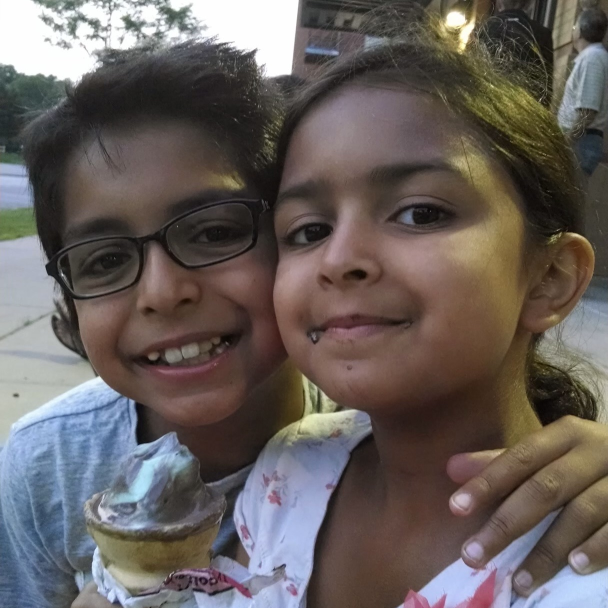
#> input picture RajAndSofiaTest.jpeg, 1216 x 1216 px, found by its file name (shown at 1/2 size)
$ python Complete.py
#> lines starting #> are read from the running program, lines starting #| are printed output that depends on the picture; long printed decimals are rounded
### watermark.py
import numpy as np

def generate(user, length):
    seed = sum(map(ord, user))
    rng = np.random.default_rng(seed)
    return rng.normal(0, 1, length)

def mid_frequency_coords(block_size, margin=5):
    center = block_size // 2
    coords = [
        (u, v) for u in range(block_size) for v in range(block_size)
        if margin < np.hypot(u - center, v - center) < center
    ]
    return coords

def embed(image, watermark, alpha=0.1, block_size=32):
    image = image.astype(np.float64)
    output = image.copy()
    idx = 0
    used_coords = []

    for i in range(0, image.shape[0], block_size):
        for j in range(0, image.shape[1], block_size):
            if idx >= len(watermark):
                return output, used_coords

            block = image[i:i+block_size, j:j+block_size]
            if block.shape != (block_size, block_size):
                continue

            dft = np.fft.fft2(block)
            mag, phase = np.abs(dft), np.angle(dft)
            peak = np.unravel_index(np.argmax(mag), mag.shape)
            mag[peak] *= 1 + alpha * watermark[idx]

            mod_block = np.real(np.fft.ifft2(mag * np.exp(1j * phase)))
            output[i:i+block_size, j:j+block_size] = mod_block
            used_coords.append((i, j))
            idx += 1

    return output, used_coords

def extract(original, watermarked, alpha=0.1, block_size=32):
    original = original.astype(np.float64)
    watermarked = watermarked.astype(np.float64)
    result = []

    for i in range(0, original.shape[0], block_size):
        for j in range(0, original.shape[1], block_size):
            orig_block = original[i:i+block_size, j:j+block_size]
            wm_block = watermarked[i:i+block_size, j:j+block_size]
            if orig_block.shape != (block_size, block_size):
                continue

            dft_o = np.fft.fft2(orig_block)
            dft_w = np.fft.fft2(wm_block)

            peak = np.unravel_index(np.argmax(np.abs(dft_o)), orig_block.shape)
            v_o = np.abs(dft_o[peak])
            v_w = np.abs(dft_w[peak])
            result.append(((v_w / v_o) - 1) / alpha)

    return np.array(result)

def similarity(x, x_star):
    numerator = np.abs(np.dot(x, x_star))
    denominator = np.sqrt(np.dot(x_star, x_star))
    return numerator/denominator

def snr(original, watermarked):
    noise = original - watermarked
    return 10 * np.log10(np.sum(original**2) / np.sum(noise**2))

def embed_robust(image, user_id, alpha=0.1, block_size=32, eps=1e-8):
    image = image.astype(np.float64)
    output = image.copy()
    coords = mid_frequency_coords(block_size)
    used = []

    for i in range(0, image.shape[0], block_size):
        for j in range(0, image.shape[1], block_size):
            block = image[i:i+block_size, j:j+block_size]
            if block.shape != (block_size, block_size): continue
            dft = np.fft.fft2(block)
            for u, v in coords:
                if np.abs(dft[u, v]) > eps:
                    used.append((i, j, u, v))
                    break

    watermark = generate(user_id, len(used))
    for idx, (i, j, u, v) in enumerate(used):
        block = image[i:i+block_size, j:j+block_size]
        dft = np.fft.fft2(block)
        mag, phase = np.abs(dft), np.angle(dft)
        mag[u, v] *= 1 + alpha * watermark[idx]
        output[i:i+block_size, j:j+block_size] = np.real(np.fft.ifft2(mag * np.exp(1j * phase)))
    block_coords = list({(i, j) for i, j, _, _ in used})
    return output, watermark, used, block_coords

def extract_robust(original, watermarked, used, alpha=0.1, block_size=32, eps=1e-8):
    original = original.astype(np.float64)
    watermarked = watermarked.astype(np.float64)
    result = []

    for i, j, u, v in used:
        bo = original[i:i+block_size, j:j+block_size]
        bw = watermarked[i:i+block_size, j:j+block_size]
        dft_o = np.fft.fft2(bo)
        dft_w = np.fft.fft2(bw)

        vo, vw = np.abs(dft_o[u, v]), np.abs(dft_w[u, v])
        result.append(((vw / vo - 1) / alpha) if vo > eps else 0.0)

    return np.array(result)


def embed_advanced(image, user_id, alpha=0.1, block_size=32, reps=3, eps=1e-8):
    image = image.astype(np.float64)
    output = image.copy()
    coords = mid_frequency_coords(block_size)
    usable = []

    for i in range(0, image.shape[0], block_size):
        for j in range(0, image.shape[1], block_size):
            block = image[i:i+block_size, j:j+block_size]
            if block.shape != (block_size, block_size): continue
            dft = np.fft.fft2(block)
            for u, v in coords:
                if np.abs(dft[u, v]) > eps:
                    usable.append((i, j, u, v))
                    break

    bits = len(usable) // reps
    watermark = generate(user_id, bits)
    used = []

    for b in range(bits):
        for r in range(reps):
            idx = b * reps + r
            i, j, u, v = usable[idx]
            block = image[i:i+block_size, j:j+block_size]
            dft = np.fft.fft2(block)
            mag = np.abs(dft)
            phase = np.angle(dft)

            mag /= np.linalg.norm(mag) + 1e-10
            mag_log = np.log1p(mag)
            mag_log[u, v] *= 1 + alpha * watermark[b]
            mod = np.expm1(mag_log)
            mod *= np.linalg.norm(np.abs(dft)) #/ (np.linalg.norm(mod) + 1e-10)

            output[i:i+block_size, j:j+block_size] = np.real(np.fft.ifft2(mod * np.exp(1j * phase)))
            used.append((i, j, u, v, b))
    block_coords = list({(i, j) for i, j, _, _, _ in used})
    return output, watermark, used, reps, block_coords

def extract_advanced(original, watermarked, used, alpha=0.1, block_size=32):
    extracted = {}
    for i, j, u, v, b in used:
        bo = original[i:i+block_size, j:j+block_size]
        bw = watermarked[i:i+block_size, j:j+block_size]
        dft_o = np.fft.fft2(bo)
        dft_w = np.fft.fft2(bw)

        mag_o, mag_w = np.abs(dft_o), np.abs(dft_w)
        log_o = np.log1p(mag_o / (np.linalg.norm(mag_o) + 1e-10))
        log_w = np.log1p(mag_w / (np.linalg.norm(mag_w) + 1e-10))

        x = ((log_w[u, v] / log_o[u, v]) - 1) / alpha if log_o[u, v] > 1e-8 else 0.0
        extracted.setdefault(b, []).append(x)

    return np.array([np.sign(np.sum(np.sign(extracted[b]))) for b in sorted(extracted)])

def similarity_at_coords(original, modified, coords, block_size=32):

    numerator = np.sum(np.multiply(original, modified))
    denominator = np.sqrt(np.sum(np.multiply(modified,modified)))
    return numerator/denominator


    '''
    dots = 0
    total = 0

    for i, j in coords:
        orig_block = original[i:i+block_size, j:j+block_size]
        mod_block = modified[i:i+block_size, j:j+block_size]

        # Optional: flatten blocks for dot product
        o = np.sign(orig_block.flatten())
        m = np.sign(mod_block.flatten())

        dots += np.dot(o, m)
        total += len(o)

    return dots / total if total > 0 else 0.0

    '''

### attacks.py
from PIL import Image, ImageEnhance
import numpy as np
import cv2
import random

def gaussian_noise(image, mean=0, std=10):
    noise = np.random.normal(mean, std, image.shape)
    noisy_image = image + noise
    return np.clip(noisy_image, 0, 255)

def salt_and_pepper(image, amt=0.01):
    noisy = np.copy(image)
    pixels = int(amt * image.size)
    coords = [(random.randint(0, image.shape[0]-1), random.randint(0, image.shape[1]-1)) for n in range(pixels)]

    for x, y in coords:
        noisy[x, y] = 0 if random.random() < 0.5 else 255
    return noisy

def compression(image, quality=30):
    pil_image = Image.fromarray(image.astype(np.uint8))
    pil_image.save('temp.png', 'JPEG', quality=quality)
    return np.array(Image.open('temp.png').convert('L'))

def blur(image, kernel_size=3):
    return cv2.GaussianBlur(image.astype(np.uint8), (kernel_size, kernel_size), 0)

def histogram_equalization(image):
    return cv2.equalizeHist(image.astype(np.uint8))

def rotate(image, angle=90):
    height, width = image.shape
    matrix = cv2.getRotationMatrix2D((width/2, height/2), angle, 1)
    return cv2.warpAffine(image, matrix, (width, height), borderMode=cv2.BORDER_REFLECT)

### Scratch/Complete.py
import numpy as np
import matplotlib.pyplot as plt
from PIL import Image
import watermark as w
import attacks as a
from skimage.transform import resize

image = np.array(Image.open('RajAndSofiaTest.jpeg').convert('L'))
image = resize(image, (320, 320), anti_aliasing=True)
#> image: shape (320, 320) float64
length, width = image.shape
block_size = 32
alpha = 0.25

user_id = 'Raj Gosain'
num_blocks = (length // block_size) * (width // block_size)

watermark_normal = w.generate(user_id, num_blocks)
watermarked_normal, coords_normal = w.embed(image, watermark_normal, alpha, block_size)
#> after the loop in embed, `for i in range(0, image.shape[0], block_size):`:
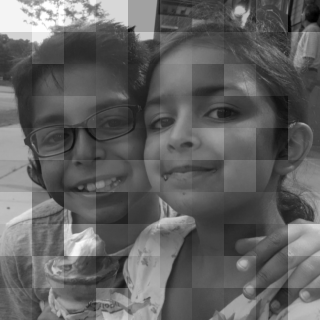
#> output: shape (320, 320) float64; min -0.137, max 1.22, mean 0.389; drawn with min black and max white
#> after the loop in embed, `for i in range(0, image.shape[0], block_size):`: idx = 100; used_coords = 100 pairs, first value 0 to 288, second value 0 to 288
#> coords_normal has the same summary as used_coords in embed
Image.fromarray(np.clip(watermarked_normal, 0, 255).astype(np.uint8)).save('RajAndSofiaWatermarked.jpeg')

attacks_normal = {
    'Gaussian': a.gaussian_noise(watermarked_normal),
    'Salt and Pepper': a.salt_and_pepper(watermarked_normal),
    'Compression': a.compression(watermarked_normal),
    'Blurred': a.blur(watermarked_normal),
    'Histogram Equalization': a.histogram_equalization(watermarked_normal),
    'Rotation': a.rotate(watermarked_normal)
}
#> in rotate, `height, width = image.shape`: height = 320
#> in rotate, `matrix = cv2.getRotationMatrix2D((width/2, height/2), angle, 1)`: matrix = [[6.12e-17, 1, -2.84e-14], [-1, 6.12e-17, 320]]

for name, attacked_image in attacks_normal.items():
    watermark_extracted = w.extract(image, attacked_image, alpha, block_size)
    similarity = w.similarity(watermark_normal, watermark_extracted)
    snr = w.snr(image, attacked_image)

    print(f"[{name}] Similarity: {similarity:.4f}, SNR: {snr:.2f} dB")

    plt.imshow(attacked_image, cmap='gray')
    plt.title(f"{name}\nSimilarity: {similarity:.4f}, SNR: {snr:.2f} dB")
    plt.axis('off')
    plt.show()
#> this loop made 6 passes
#> (name, similarity, snr) on passes 1 to 6: ('Gaussian', 0.86, -24.17), ('Salt and Pepper', 0.716, -32.38), ('Compression', 0.624, 0), ('Blurred', 0.236, 0.604), ('Histogram Equalization', 2.53, -39.67), ('Rotation', 0.599, 2.99)
#> (printed output is left out)
#> pass 1, in snr, `noise = original - watermarked`:
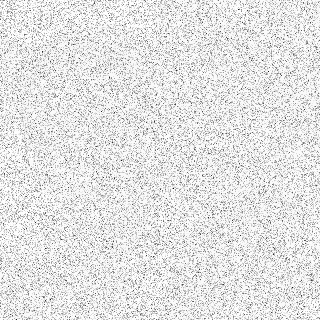
#> noise: shape (320, 320) float64; min -42.43, max 0.997, mean -3.8; drawn with min black and max white


watermarked_robust, watermark_robust, coords_robust, used_robust = w.embed_robust(image, user_id, alpha, block_size)
#> after the loop in embed_robust, `for i in range(0, image.shape[0], block_size):`: used = 100 items, first 6: (0, 0, 1, 11), (0, 32, 1, 11), (0, 64, 1, 11), (0, 96, 1, 11), (0, 128, 1, 11), (0, 160, 1, 11)
#> in embed_robust, `watermark = generate(user_id, len(used))`: watermark = 100 values, max 2.76 at index 79, min -2.45 at index 48, mean 0.0624
#> the loop in embed_robust, `for idx, (i, j, u, v) in enumerate(used):` made 100 passes
#> (i, j) on passes 1 to 8: (0, 0), (0, 32), (0, 64), (0, 96), (0, 128), (0, 160), (0, 192), (0, 224)
#> in embed_robust, `block_coords = list({(i, j) for i, j, _, _ in used})`: block_coords has the same summary as used_coords in embed
#> watermark_robust has the same summary as watermark in embed_robust; coords_robust has the same summary as used in embed_robust; used_robust has the same summary as used_coords in embed
Image.fromarray(np.clip(watermarked_robust, 0, 255).astype(np.uint8)).save('RajAndSofiaWatermarked.jpeg')

attacks_robust = {
    'Gaussian': a.gaussian_noise(watermarked_robust),
    'Salt and Pepper': a.salt_and_pepper(watermarked_robust),
    'Compression': a.compression(watermarked_robust),
    'Blurred': a.blur(watermarked_robust),
    'Histogram Equalization': a.histogram_equalization(watermarked_robust),
    'Rotation': a.rotate(watermarked_robust)
}
#> call 2 of rotate, with angle = 90
#> in rotate (call 2), `return cv2.warpAffine(image, matrix, (width, height), borderMode=cv2.B..`:
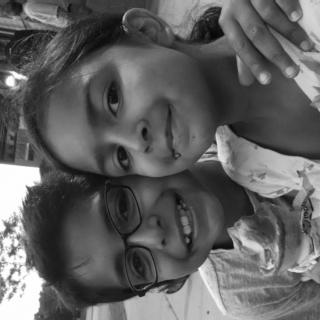
#> returned value: shape (320, 320) float64; min 0.0287, max 0.998, mean 0.382

for name, attacked_image in attacks_robust.items():
    watermark_extracted = w.extract_robust(image, attacked_image, coords_robust)
    similarity = w.similarity(watermark_robust, watermark_extracted)
    snr = w.snr(image, attacked_image)

    print(f"[{name}] Similarity: {similarity:.4f}, SNR: {snr:.2f} dB")

    plt.imshow(attacked_image, cmap='gray')
    plt.title(f"{name}\nSimilarity: {similarity:.4f}, SNR: {snr:.2f} dB")
    plt.axis('off')
    plt.show()
#> this loop made 6 passes
#> (name, similarity, snr) on passes 1 to 6: ('Gaussian', 0.911, -24.2), ('Salt and Pepper', 0.701, -32.33), ('Compression', 0.624, 0), ('Blurred', 0.624, 0), ('Histogram Equalization', 0.624, 0), ('Rotation', 0.636, 3.67)
#> (printed output is left out)
#> pass 1, in snr (call 7), `noise = original - watermarked`:
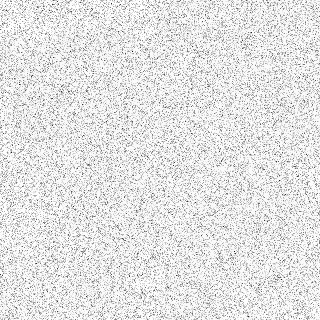
#> noise: shape (320, 320) float64; min -42.86, max 0.997, mean -3.82; drawn with min black and max white


watermarked_advanced, watermark_advanced, coords_adv, reps, used_adv = w.embed_advanced(image, user_id=user_id, alpha=alpha, reps=10)
#> after the loop in embed_advanced, `for i in range(0, image.shape[0], block_size):`: usable has the same summary as used in embed_robust
#> in embed_advanced, `bits = len(usable) // reps`: bits = 10
#> in embed_advanced, `watermark = generate(user_id, bits)`: watermark = [0.736, 1.12, 0.821, 0.0966, -1.2, -1.01, -0.364, -0.995, 1.36, -2.19]
#> after the loop in embed_advanced, `for b in range(bits):`: used = 100 items, first 6: (0, 0, 1, 11, 0), (0, 32, 1, 11, 0), (0, 64, 1, 11, 0), (0, 96, 1, 11, 0), (0, 128, 1, 11, 0), (0, 160, 1, 11, 0)
#> in embed_advanced, `block_coords = list({(i, j) for i, j, _, _, _ in used})`: block_coords has the same summary as used_coords in embed
#> watermark_advanced has the same summary as watermark in embed_advanced; coords_adv has the same summary as used in embed_advanced; reps = 10; used_adv has the same summary as used_coords in embed
Image.fromarray(np.clip(watermarked_advanced, 0, 255).astype(np.uint8)).save('RajAndSofiaWatermarked.jpeg')

attacks_advanced = {
    'Gaussian': a.gaussian_noise(watermarked_advanced),
    'Salt and Pepper': a.salt_and_pepper(watermarked_advanced),
    'Compression': a.compression(watermarked_advanced),
    'Blurred': a.blur(watermarked_advanced),
    'Histogram Equalization': a.histogram_equalization(watermarked_advanced),
    'Rotation': a.rotate(watermarked_advanced)
}
#> call 3 of salt_and_pepper, with amt = 0.01
#> after the loop in salt_and_pepper (call 3), `for x, y in coords:`:
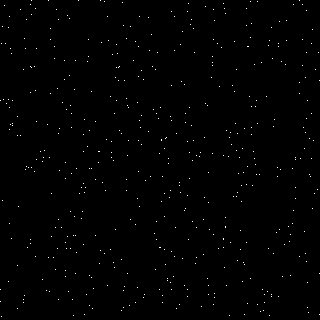
#> noisy: shape (320, 320) float64; min 0, max 255, mean 1.6

for name, attacked_image in attacks_advanced.items():
    watermark_extracted = w.extract_advanced(image, attacked_image, coords_adv, alpha=0.2)
    similarity = w.similarity(watermark_advanced, watermark_extracted)
    snr = w.snr(image, attacked_image)

    print(f"[{name}] Similarity: {similarity:.4f}, SNR: {snr:.2f} dB")
    plt.imshow(attacked_image, cmap='gray')
    plt.title(f"{name}\nSimilarity: {similarity:.4f}, SNR: {snr:.2f} dB")
    plt.axis('off')
    plt.show()
#> this loop made 6 passes
#> (name, watermark_extracted, similarity, snr) on passes 1 to 5: ('Gaussian', [1, 1, 1, 1, 1, 1, 1, 1, 1, 1], 0.515, -24.19), ('Salt and Pepper', [1, 1, 1, 1, 1, 1, 1, 1, 1, 1], 0.515, -32.24), ('Compression', [-1, -1, -1, -1, -1, -1, -1, -1, -1, -1], 0.515, 0), ('Blurred', [-1, -1, -1, -1, -1, -1, -1, -1, -1, -1], 0.515, 0), ('Histogram Equalization', [-1, -1, -1, -1, -1, -1, -1, -1, -1, -1], 0.515, 0)
#> (printed output is left out)
#> pass 1, in snr (call 13), `noise = original - watermarked`:
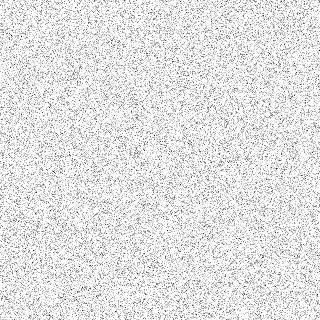
#> noise: shape (320, 320) float64; min -41.01, max 0.997, mean -3.8; drawn with min black and max white


def compute_dft_magnitude(image):
    dft = np.fft.fft2(image)
    dft_shifted = np.fft.fftshift(dft)
    magnitude_spectrum = np.log1p(np.abs(dft_shifted))
    return magnitude_spectrum

original = np.array(Image.open('RajAndSofiaTest.jpeg').convert('L'), dtype=np.float64)
original = resize(image, (320, 320), anti_aliasing=True)
dft_o = compute_dft_magnitude(original)

dft_n = compute_dft_magnitude(watermarked_normal)
dft_r = compute_dft_magnitude(watermarked_robust)
dft_a = compute_dft_magnitude(watermarked_advanced)

diff_n = np.abs(dft_o - dft_n)
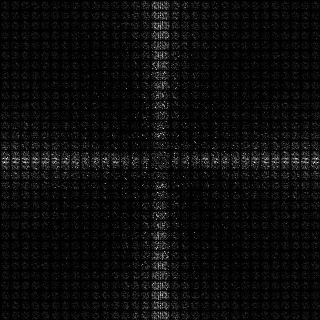
#> diff_n: shape (320, 320) float64; min 0, max 3.24, mean 0.152; drawn with min black and max white
diff_r = np.abs(dft_o - dft_r)
diff_a = np.abs(dft_o - dft_a)

fig, axes = plt.subplots(3, 3, figsize=(10,10))
plt.subplot(3, 3, 1)
plt.imshow(dft_o, cmap='gray')
plt.title('Original DFT')
plt.axis('off')

plt.subplot(3, 3, 2)
plt.imshow(dft_n, cmap='gray')
plt.title('High Peak DFT')
plt.axis('off')

plt.subplot(3, 3, 3)
plt.imshow(dft_r, cmap='gray')
plt.title('Mid Frequency DFT')
plt.axis('off')

plt.subplot(3, 3, 4)
plt.imshow(dft_a, cmap='gray')
plt.title('Refined Mid Frequency DFT')
plt.axis('off')

plt.subplot(3, 3, 5)
plt.imshow(diff_n, cmap='gray')
plt.title('Difference High Peak')
plt.axis('off')

plt.subplot(3, 3, 6)
plt.imshow(diff_r, cmap='gray')
plt.title('Difference Mid Frequency')
plt.axis('off')

plt.subplot(3, 3, 7)
plt.imshow(diff_a, cmap='gray')
plt.title('Difference Refined Mid Frequency')
plt.axis('off')

plt.tight_layout()
plt.show()

# [16 lines left out: function plot_fft_histogram, not called in this run]

'''
plot_fft_histogram(image, title="Original Image FFT Histogram")
plot_fft_histogram(watermarked_normal, title="High Peak Watermarked FFT Histogram")
plot_fft_histogram(watermarked_robust, title="Mid Frequency Watermarked FFT Histogram")
plot_fft_histogram(watermarked_advanced, title="Refined Mid Frequency Watermarked FFT Histogram")
'''

similarity_normal = w.similarity_at_coords(image, watermarked_normal, coords_normal, block_size)
#> in similarity_at_coords, `numerator = np.sum(np.multiply(original, modified))`: numerator = 19968.8
#> in similarity_at_coords, `denominator = np.sqrt(np.sum(np.multiply(modified,modified)))`: denominator = 146
#> similarity_normal = 136.7
print(similarity_normal)
#| 136.735
plt.imshow(watermarked_normal, cmap='gray')
plt.title(f"High Peak Watermark\nSimilarity: {similarity_normal:.4f} dB")
plt.axis('off')
plt.show()


similarity_robust = w.similarity_at_coords(image, watermarked_robust, used_robust)
#> similarity_robust = 139.9
plt.imshow(watermarked_robust, cmap='gray')
plt.title(f"Mid Frequency Watermark\nSimilarity: {similarity_robust:.4f} dB")
plt.axis('off')
plt.show()

similarity_adv = w.similarity_at_coords(image, watermarked_advanced, used_adv)
#> similarity_adv = 139.9
plt.imshow(watermarked_advanced, cmap='gray')
plt.title(f"Refined Mid Frequency Watermark\nSimilarity: {similarity_adv:.7f} dB")
plt.axis('off')
plt.show()
